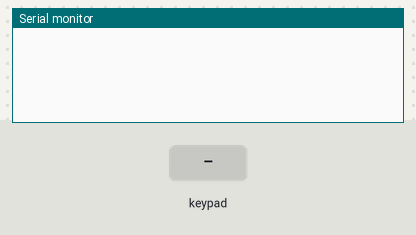
Bench run of a sketch on a simulated Arduino Uno, built with avr-gcc and run on an emulated ATmega328P. On the bench: the last lines printed to the serial monitor. Wiring (inferred from the names in the program): 4×4 keypad with keys 1 2 3 A 4 5 6 B 7 8 9 C * 0 # D: rows pin 2, pin 3, pin 4, pin 5; columns pin 6, pin 7, pin 8, pin 9. The test bench sets the inputs (shaded band).

Above: at 1.2 s.
1.3 s: key '1' pressed
At 1.9 s:
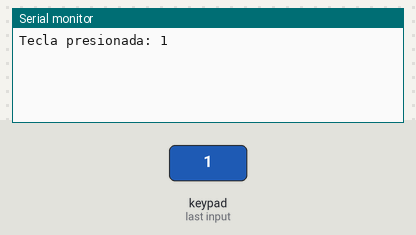
2.9 s: keypad keys 2 3 4 5 # pressed 0.4 s apart
At 5.5 s:
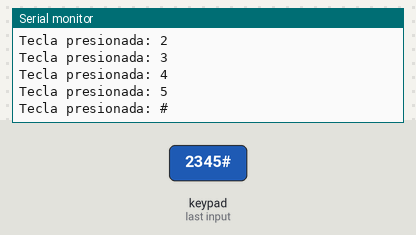
6.4 s: key 'A' pressed
At 7.0 s:
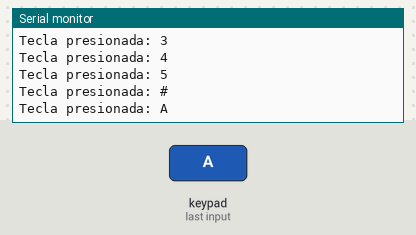
8.0 s: keypad keys 2 3 4 5 * pressed 0.4 s apart
At 10.6 s:
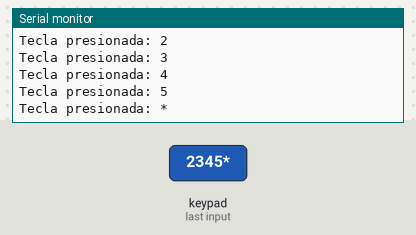
11.5 s: key 'B' pressed
At 12.0 s:
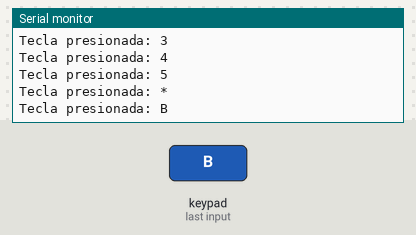
13.1 s: keypad keys 2 3 4 5 D pressed 0.4 s apart
At 15.7 s:
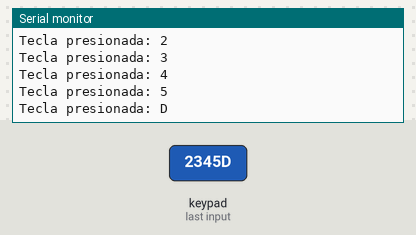
Timing chart, 0 to 17.2 s (numbered marks = the images above; inputs shaded):
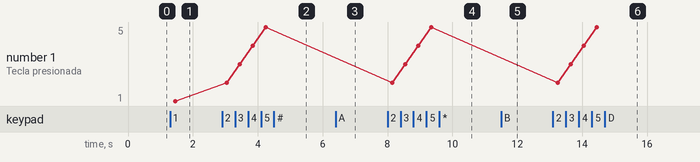

The sketch:

teclado_matricial.ino
```cpp
#define ROWS 4
#define COLS 4

// Definir los pines de las filas y columnas
byte rowPins[ROWS] = {2, 3, 4, 5};   // Pines de las filas (salidas)
byte colPins[COLS] = {6, 7, 8, 9}; // Pines de las columnas (entradas con pull-up)

// Definir la disposición de teclas
char keys[ROWS][COLS] = {
  {'1', '2', '3', 'A'},
  {'4', '5', '6', 'B'},
  {'7', '8', '9', 'C'},
  {'*', '0', '#', 'D'}
};

void setup() {
  Serial.begin(115200);

  // Configurar filas como salidas
  for (int i = 0; i < ROWS; i++) {
    pinMode(rowPins[i], OUTPUT);
    digitalWrite(rowPins[i], HIGH); // Inicialmente en HIGH
  }

  // Configurar columnas como entradas con pull-up interno
  for (int i = 0; i < COLS; i++) {
    pinMode(colPins[i], INPUT_PULLUP);
  }
}

void loop() {
  char key = getKey();
  if (key) {
    Serial.print("Tecla presionada: ");
    Serial.println(key);
  }
}

// Función para leer la tecla presionada
char getKey() {
  for (int row = 0; row < ROWS; row++) {
    digitalWrite(rowPins[row], LOW); // Activar la fila actual

    for (int col = 0; col < COLS; col++) {
      if (digitalRead(colPins[col]) == LOW) { // Si la columna es LOW, hay una tecla presionada
        while (digitalRead(colPins[col]) == LOW); // Esperar a que se suelte la tecla (evita rebote)
        digitalWrite(rowPins[row], HIGH); // Restaurar la fila
        return keys[row][col]; // Devolver la tecla presionada
      }
    }

    digitalWrite(rowPins[row], HIGH); // Restaurar la fila
  }
  return 0; // Si no se presionó ninguna tecla
}
```

Measured:
- after the input at 1.3 s, the serial monitor: prints a new line after 0.15 s (image 1)
- after the input at 2.9 s, the serial monitor: prints a new line after 0.15 s (image 2)
- after the input at 6.4 s, the serial monitor: prints a new line after 0.15 s (image 3)
- after the input at 8.0 s, the serial monitor: prints a new line after 0.15 s (image 4)
- after the input at 11.5 s, the serial monitor: prints a new line after 0.15 s (image 5)
- after the input at 13.1 s, the serial monitor: prints a new line after 0.15 s (image 6)
- plotted number 1: 1 → 5 after the input at 2.9 s
